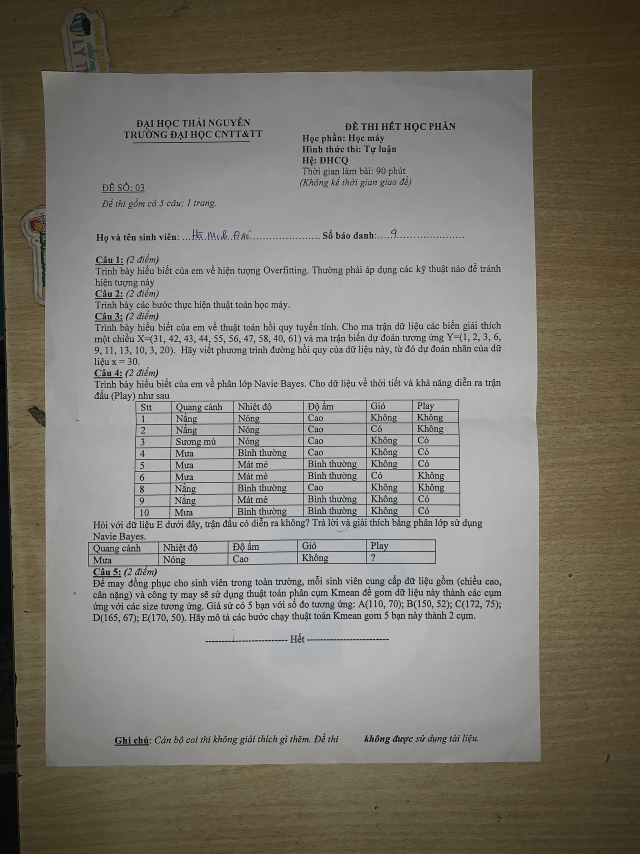
#> input picture Projects/deep learning/document scanner/docs.jpg, 1920 x 2560 px (shown at 1/3 size)
$ jupyter execute --allow-errors docs_scanner.ipynb
#> lines starting #> are read from the running program, lines starting #| are printed output that depends on the picture; after the words box and inside, x2 and y2 are one past the last pixel; in counts of white or black regions, pixels touching at a corner belong together
## ORIGINAL CODE

[cell 1]
import cv2
import numpy as np

img = cv2.imread("docs.jpg",1)
#> img is the input picture: shape (2560, 1920, 3); mean B, G, R 113.7, 122.1, 125.6

width = min(int(img.shape[0]/6),int(img.shape[1]/6))
#> width = 320
hight = max(int(img.shape[0]/6),int(img.shape[1]/6))
#> hight = 426

resize = cv2.resize(img, (width,(hight)))
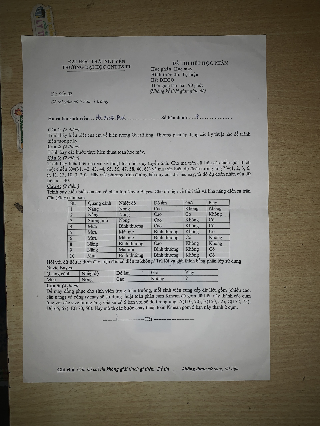
#> resize: shape (426, 320, 3); mean B, G, R 113.4, 121.7, 125.2
img_ctr = resize.copy()

screen_res = 1280,720
scale_width = screen_res[0]/min(img.shape[1],img.shape[0])
#> scale_width = 0.667
scale_hight = screen_res[1]/max(img.shape[1],img.shape[0])
#> scale_hight = 0.281
scale = min(scale_width,scale_hight)
#> scale = 0.281

output_width = min(int(img.shape[1]*scale),int(img.shape[0]*scale))
#> output_width = 540
output_hight = max(int(img.shape[1]*scale),int(img.shape[0]*scale))
#> output_hight = 720

#cv2.namedWindow('Output', cv2.WINDOW_NORMAL)
#cv2.resizeWindow('Output', output_width, output_hight)

def empty(a):
    pass

#cv2.namedWindow("screen")
#cv2.createTrackbar("v1","screen",1,200,empty)
#cv2.createTrackbar("v2","screen",1,200,empty)
kernal = np.ones((5,5))

def process(img):
    gray = cv2.cvtColor(img, cv2.COLOR_BGR2GRAY)
    blur = cv2.GaussianBlur(gray,(5,5),1)
    #v1 = cv2.getTrackbarPos("v1","screen")
    #v2 = cv2.getTrackbarPos("v2","screen")
    canny = cv2.Canny(blur,50,50)
    dilate = cv2.dilate(canny, kernal, iterations = 2)
    erode = cv2.erode(dilate, kernal, iterations = 1)

    return canny,erode,gray

def getcontour(img):
    large = np.array([])
    maxArea = 0
    contour,hierarchy = cv2.findContours(img, cv2.RETR_EXTERNAL, cv2.CHAIN_APPROX_NONE )
    for ctr in contour:
        area = cv2.contourArea(ctr)
        if area > 14000:
            cv2.drawContours(img_ctr,ctr,-1,(55,255,55),3)
            peri = cv2.arcLength(ctr, True)
            approx = cv2.approxPolyDP(ctr, 0.02*peri,True)
            if len(approx) == 4 and area > maxArea:
                large = approx
                maxArea = area
    cv2.drawContours(img_ctr,large,-1,(55,0,255),15)
    return large

def reorder(points):
    points = points.reshape((4,2))
    new_points = np.zeros((4,1,2),np.int32)
    add = np.sum(points, axis = 1)
    #print('add = ',add)
    new_points[0] = points[np.argmin(add)]
    new_points[3] = points[np.argmax(add)]

    sub = np.diff(points, axis = 1)
    new_points[1] = points[np.argmin(sub)]
    new_points[2] = points[np.argmax(sub)]
    #print('rearranged points =',new_points)

    return new_points

def cvtBlack(img):
    gray = cv2.cvtColor(img, cv2.COLOR_BGR2GRAY)
    #v1 = cv2.getTrackbarPos("v1","screen")
    (thres , black) = cv2.threshold(gray, 90, 255, cv2.THRESH_BINARY)
    return black

def crop(img,large):
    #print(large.shape)
    large = reorder(large)
    pt1 = np.float32(large)
    pt2 = np.float32([[0,0],[width,0],[0,hight],[width,hight]])
    matrix = cv2.getPerspectiveTransform(pt1,pt2)
    output = cv2.warpPerspective(img, matrix, (width,hight))
    cropped = output[10:output.shape[0]-10, 10:output.shape[1]-10]

    black = cvtBlack(cropped)

    return black,cropped

#> (the rest of this cell did not finish here and is left out)

#> in process, `canny = cv2.Canny(blur,50,50)`:
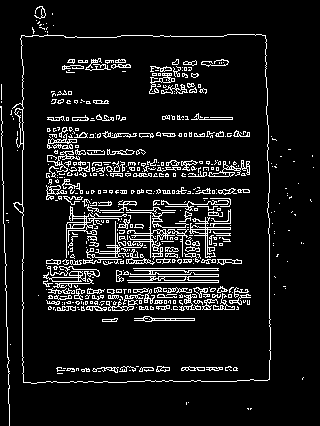
#> canny: shape (426, 320); 9.3% white in thin lines or dots
#> in process, `dilate = cv2.dilate(canny, kernal, iterations = 2)`:
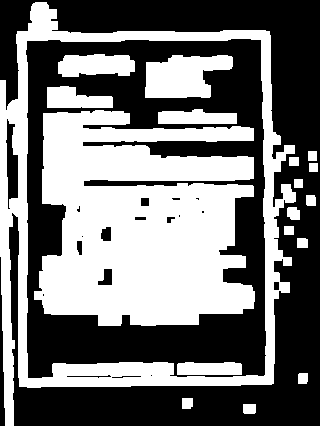
#> dilate: shape (426, 320); 45.9% white; 18 white regions, largest, box (x1, y1, x2, y2) and area: (34, 110, 255, 326) 35871, (0, 2, 296, 426) 18450, (145, 55, 233, 98) 2791
#> in process, `erode = cv2.erode(dilate, kernal, iterations = 1)`:
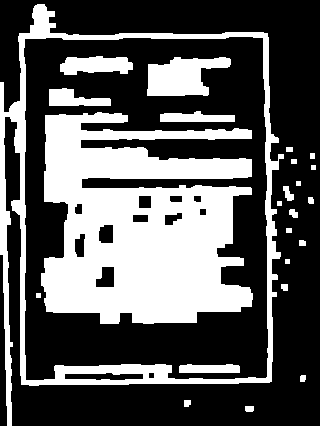
#> erode: shape (426, 320); 35.2% white; 24 white regions
    large = getcontour(erode)
#> in getcontour, `contour,hierarchy = cv2.findContours(img, cv2.RETR_EXTERNAL, cv2.CHAIN..`: contour = 17 contours, 4 with area under 20; largest, box (x1, y1, x2, y2) and area: (0, 4, 284, 426) 90466, (283, 186, 294, 201) 78, (289, 209, 298, 218) 46, (245, 406, 254, 412) 39, (184, 400, 191, 407) 32
#> the loop in getcontour, `for ctr in contour:` made 17 passes
#> (area, peri) on pass 17: (90466.5, 2139.9)
#> area on passes 1, 2, 3, 4, 6, 7: 39, 32.5, 28, 32.5, 28.5, 20
#> after the loop in getcontour, `for ctr in contour:`:
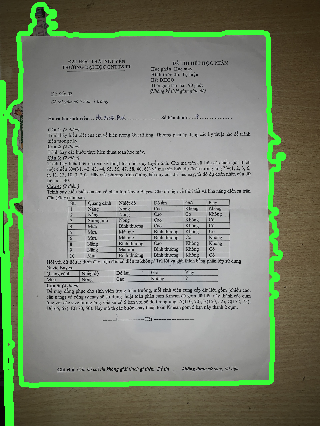
#> img_ctr: shape (426, 320, 3); 7.08% of pixels changed, all inside (x1, y1, x2, y2) = (0, 2, 286, 426)
#> after the loop in getcontour, `for ctr in contour:`: large = empty array; maxArea = 0
#> `large = getcontour(erode)`: large = empty array
    img_crop,black = crop(resize,large)
    # [5 lines of commented-out code are left out]
    cv2.imshow('Output', img_crop)
    cv2.imshow('cropped',black)

    key = cv2.waitKey(1)
    if key == ord('q'):
        break
    elif key == ord('s'):
        cv2.imwrite(name +'converted.jpg', img_crop)
        print('saved!!!!')
        break

cv2.destroyAllWindows()

### UPGRADE & RESIZE

[cell 2]
import cv2
import numpy as np

def process(img):
    gray = cv2.cvtColor(img, cv2.COLOR_BGR2GRAY)
    erode = cv2.erode(gray, None, iterations=1)
    canny = cv2.Canny(erode, 100, 200)
    return canny,erode,gray

def getcontour(img):
    contours, _ = cv2.findContours(img, cv2.RETR_TREE, cv2.CHAIN_APPROX_SIMPLE)
    contours = sorted(contours, key=cv2.contourArea, reverse=True)
    largest_contour = None
    for contour in contours:
        area = cv2.contourArea(contour)
        perimeter = cv2.arcLength(contour, True)
        approx = cv2.approxPolyDP(contour, 0.02*perimeter, True)
        if len(approx) == 4:
            largest_contour = approx
            break
    return largest_contour

def reorder(points):
    points = points.reshape((4,2))
    new_points = np.zeros((4,1,2),np.int32)
    add = np.sum(points, axis = 1)
    new_points[0] = points[np.argmin(add)]
    new_points[3] = points[np.argmax(add)]
    diff = np.diff(points, axis = 1)
    new_points[1] = points[np.argmin(diff)]
    new_points[2] = points[np.argmax(diff)]
    return new_points

def crop(img, large):
    width = 600
    height = 800
    if large is None:
        return None
    large = reorder(large)
    pt1 = np.float32(large)
    pt2 = np.float32([[0,0],[width,0],[0,height],[width,height]])
    matrix = cv2.getPerspectiveTransform(pt1, pt2)
    img_crop = cv2.warpPerspective(img, matrix, (width, height))
    return img_crop

# read the image
img = cv2.imread("docs.jpg", 1)

# resize the image to 60% of its original size
resized = cv2.resize(img, None, fx=0.4, fy=0.4)

canny,erode,gray = process(resized)
#> in process, `gray = cv2.cvtColor(img, cv2.COLOR_BGR2GRAY)`:
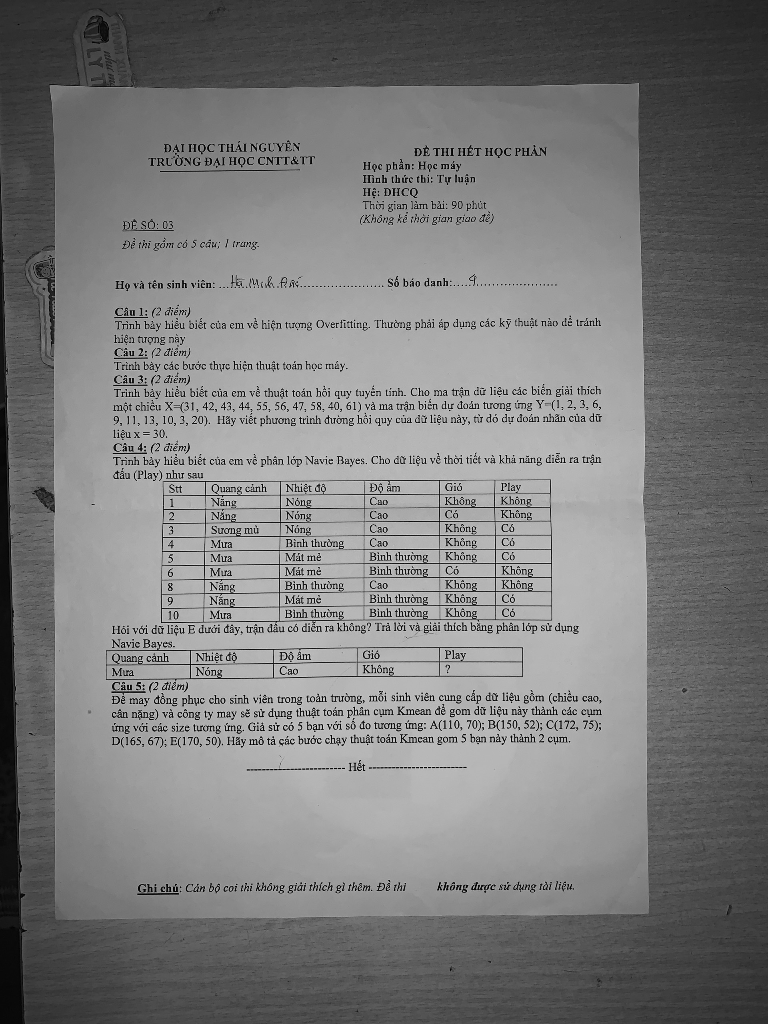
#> gray: shape (1024, 768); min 0, max 222, mean 122.2
#> in process, `erode = cv2.erode(gray, None, iterations=1)`:
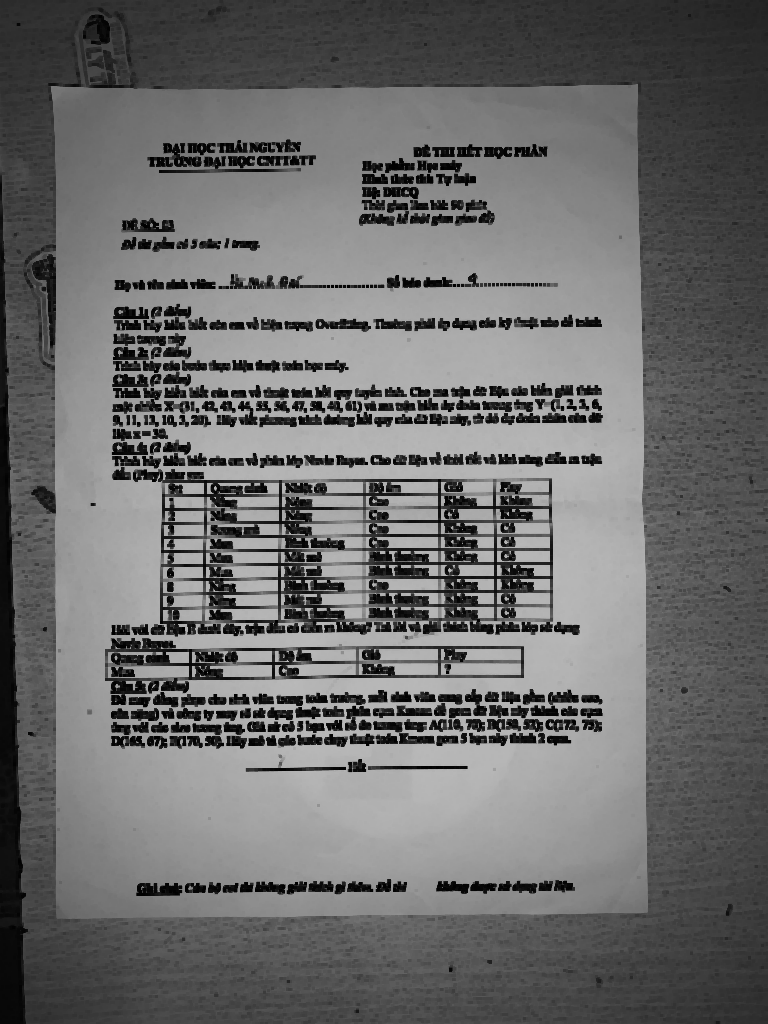
#> erode: shape (1024, 768); min 0, max 186, mean 106.3
#> in process, `canny = cv2.Canny(erode, 100, 200)`:
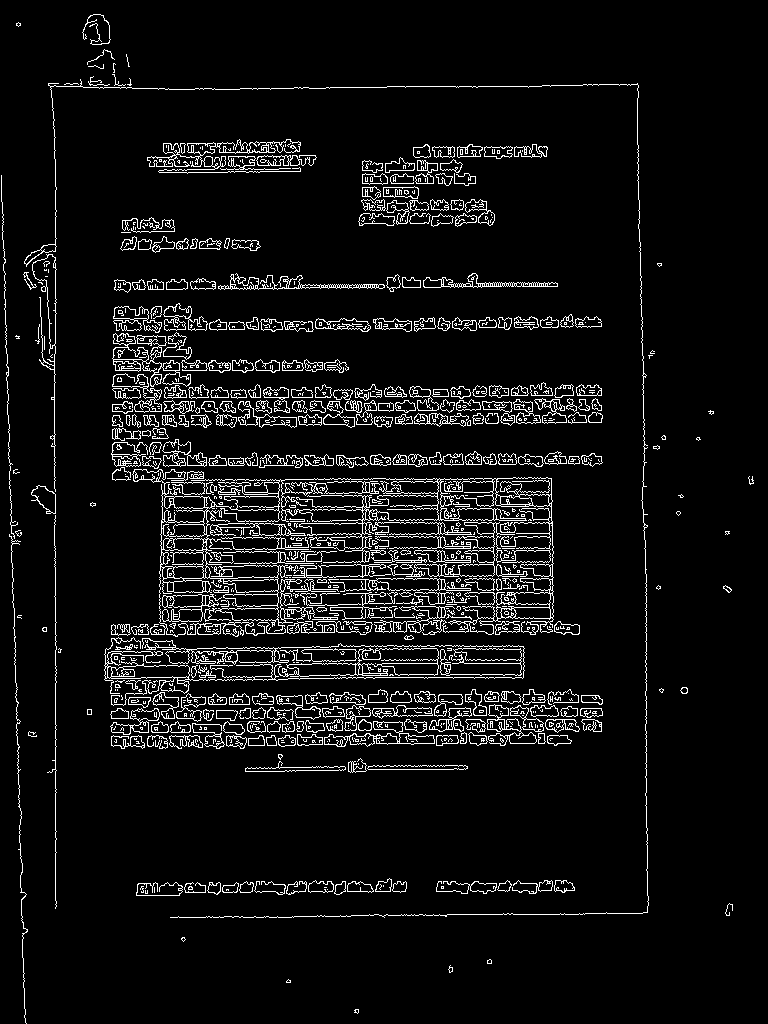
#> canny: shape (1024, 768); 6.5% white in thin lines or dots
large = getcontour(erode)
#> in getcontour, `contours, _ = cv2.findContours(img, cv2.RETR_TREE, cv2.CHAIN_APPROX_SI..`: contours = 29 contours, 28 with area under 20; largest, box (x1, y1, x2, y2) and area: (0, 0, 768, 1024) 784641
#> the loop in getcontour, `for contour in contours:` made 1 pass
#> (area, perimeter, largest_contour) on pass 1: (784641, 3580, [[0, 0], [0, 1023], [767, 1023], [767, 0]])
#> large = [[0, 0], [0, 1023], [767, 1023], [767, 0]]
img_crop = crop(resized, large)
#> in reorder, `add = np.sum(points, axis = 1)`: add = [0, 1023, 1790, 767]
#> in reorder, `diff = np.diff(points, axis = 1)`: diff = [0, 1023, 256, -767]
#> in crop, `large = reorder(large)`: large = [[0, 0], [767, 0], [0, 1023], [767, 1023]]
#> in crop, `matrix = cv2.getPerspectiveTransform(pt1, pt2)`: matrix = [[0.782, 0, 0], [0, 0.782, 0], [0, 0, 1]]

cv2.imshow("img", resized)
cv2.imshow("gray", gray)
cv2.imshow("erode", erode)
cv2.imshow("canny", canny)

if img_crop is not None:
    cv2.imshow("crop", img_crop)

cv2.waitKey(0)
cv2.destroyAllWindows()

### COMBINE TO 1 WINDOW

[cell 3]
import cv2
import numpy as np

# function to process image
def process(img):
    gray = cv2.cvtColor(img, cv2.COLOR_BGR2GRAY)
    blur = cv2.GaussianBlur(gray, (5,5), 1)
    canny = cv2.Canny(blur, 100, 200)
    kernel = np.ones((5,5))
    erode = cv2.erode(canny, kernel, iterations=1)
    return canny,erode,gray

# function to get largest contour
def getcontour(img):
    contours, hierarchy = cv2.findContours(img, cv2.RETR_EXTERNAL, cv2.CHAIN_APPROX_NONE)
    max_area = 0
    largest_contour = None
    for contour in contours:
        area = cv2.contourArea(contour)
        if area > 5000:
            peri = cv2.arcLength(contour, True)
            approx = cv2.approxPolyDP(contour, 0.02*peri, True)
            if area > max_area and len(approx) == 4:
                largest_contour = approx
                max_area = area
    return largest_contour

# function to reorder contour points
def reorder(points):
    points = points.reshape((4,2))
    new_points = np.zeros((4,1,2),np.int32)
    add = np.sum(points, axis = 1)
    new_points[0] = points[np.argmin(add)]
    new_points[3] = points[np.argmax(add)]
    diff = np.diff(points, axis = 1)
    new_points[1] = points[np.argmin(diff)]
    new_points[2] = points[np.argmax(diff)]
    return new_points

# function to crop image
def crop(img,large):
    if large is None:
        return None
    large = reorder(large)
    pt1 = np.float32(large)
    scale_percent = 40 # percent of original size
    width = int(img.shape[1] * scale_percent / 100)
    height = int(img.shape[0] * scale_percent / 100)
    pt2 = np.float32([[0,0],[width,0],[0,height],[width,height]])
    matrix = cv2.getPerspectiveTransform(pt1,pt2)
    img_crop = cv2.warpPerspective(img, matrix, (width,height))
    return img_crop

# load image and process
img = cv2.imread("docs.jpg",1)
resize = cv2.resize(img,(0,0),fx=0.4,fy=0.4)
canny,erode,gray = process(resize)
#> in process, `canny = cv2.Canny(blur, 100, 200)`:
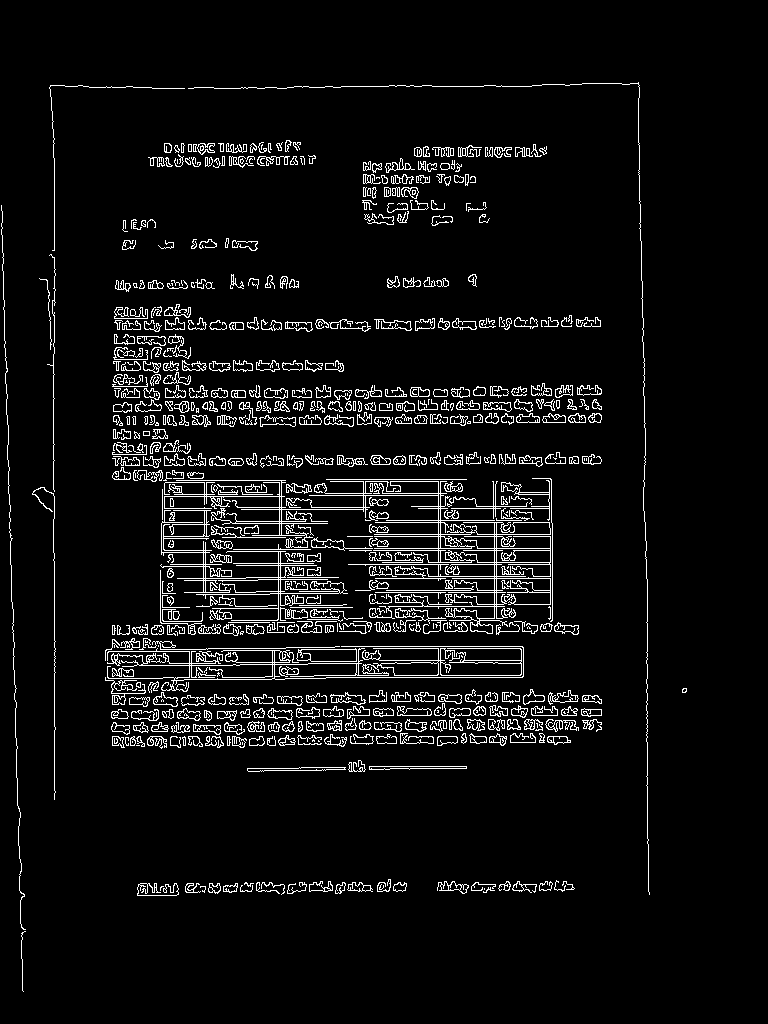
#> canny: shape (1024, 768); 5.7% white in thin lines or dots, all inside (x1, y1, x2, y2) = (1, 82, 687, 992)
#> in process, `erode = cv2.erode(canny, kernel, iterations=1)`: erode: shape (1024, 768); every value is 0
large = getcontour(erode)
#> in getcontour, `contours, hierarchy = cv2.findContours(img, cv2.RETR_EXTERNAL, cv2.CHA..`: contours = []
#> after the loop in getcontour, `for contour in contours:`: max_area = 0
img_crop = crop(resize, large)

# show all outputs in a single window
output = np.hstack((canny, erode, gray, cv2.cvtColor(resize, cv2.COLOR_BGR2GRAY)))
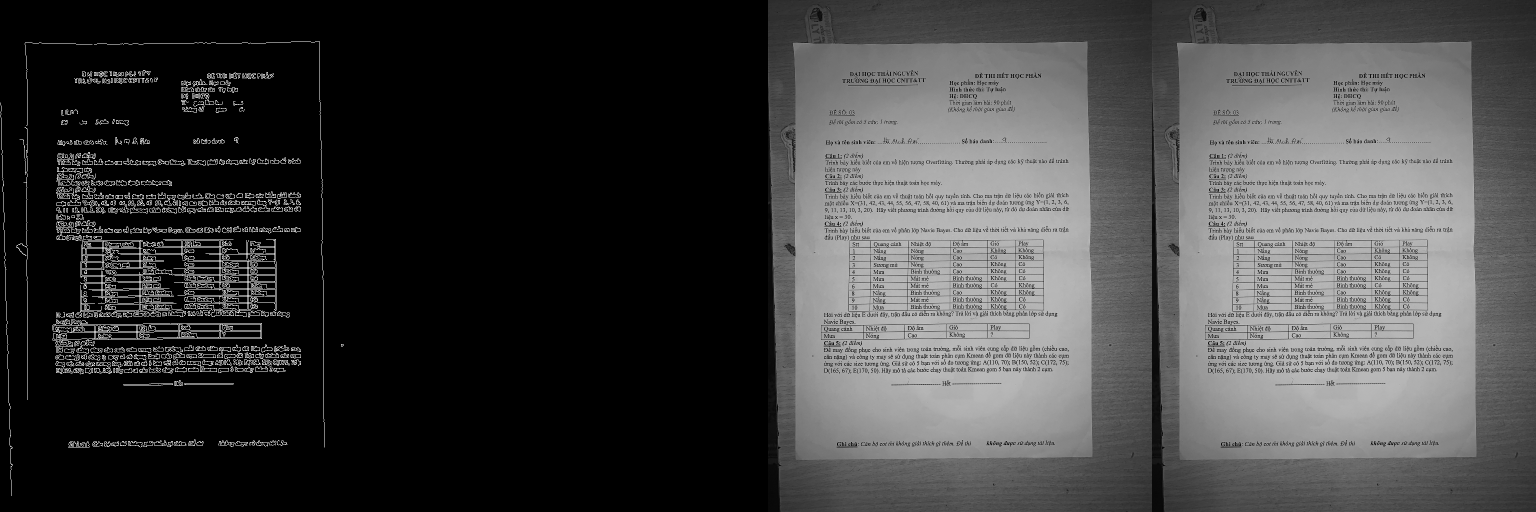
#> output: shape (1024, 3072) (shown at 1/2 size); min 0, max 255, mean 64.7
cv2.imshow("All Outputs", output)

# show cropped image
if img_crop is not None:
    cv2.imshow("Cropped Image", img_crop)

cv2.waitKey(0)
cv2.destroyAllWindows()
